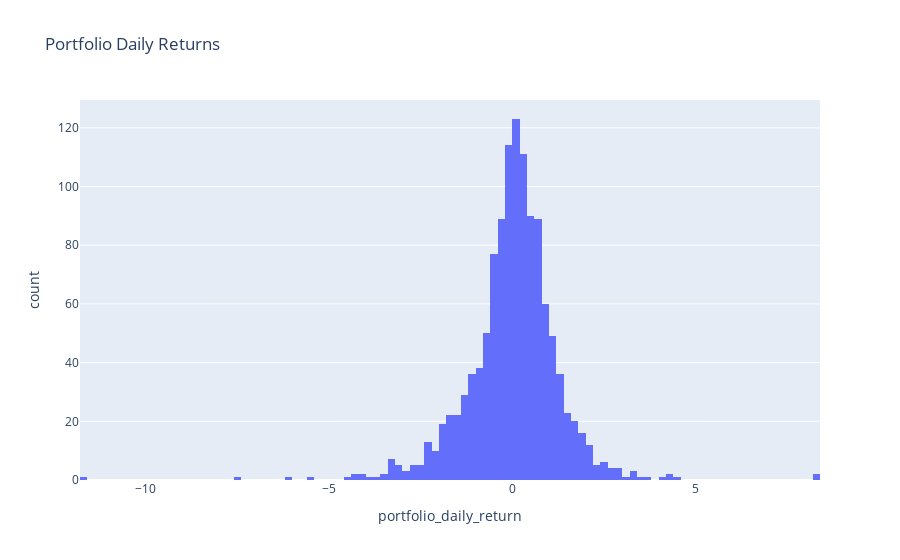

The code cell stored with this chart in its notebook:
### Code cell
# plot histogram of daily returns
fig = px.histogram(df_allocation, x="portfolio_daily_return", title='Portfolio Daily Returns')
fig.show()

### Figure 1 — Plotly figure (JSON) as saved in the notebook; plotly's stock layout.template omitted (floating-point values rounded to 4 significant figures; data arrays with more than 128 entries replaced by an {"elided": "..."} marker saying what was removed)
{"data": [{"alignmentgroup": "True", "bingroup": "x", "hovertemplate": "portfolio_daily_return=%{x}<br>count=%{y}<extra></extra>", "legendgroup": "", "marker": {"color": "#636efa", "pattern": {"shape": ""}}, "name": "", "offsetgroup": "", "orientation": "v", "showlegend": false, "type": "histogram", "x": {"elided": "1217 float values"}, "xaxis": "x", "yaxis": "y"}], "layout": {"barmode": "relative", "legend": {"tracegroupgap": 0}, "title": {"text": "Portfolio Daily Returns"}, "xaxis": {"anchor": "y", "domain": [0, 1], "title": {"text": "portfolio_daily_return"}}, "yaxis": {"anchor": "x", "domain": [0, 1], "title": {"text": "count"}}}}
